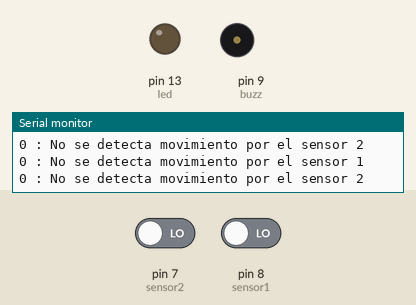
Recording of a sketch running on a simulated Arduino Uno, built with avr-gcc and run on an emulated ATmega328P. On the bench: output pins drawn as LEDs (lit = HIGH), buzzer (waves = sounding), the last lines printed to the serial monitor. Dashed ring = blinking. The test bench sets the inputs (shaded band); at power-on: pin 7 (sensor2) LOW, pin 8 (sensor1) LOW.

Above: at 1.2 s.
1.3 s: pin 7 (sensor2) driven HIGH
At 1.7 s:
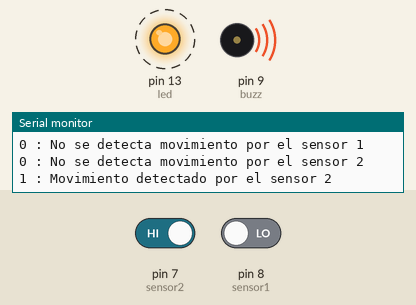
4.3 s: pin 7 (sensor2) driven LOW
At 4.47 s:
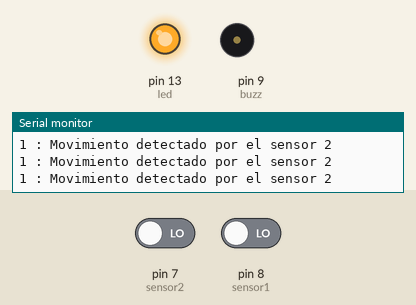
5.9 s: pin 8 (sensor1) driven HIGH
At 6.61 s:
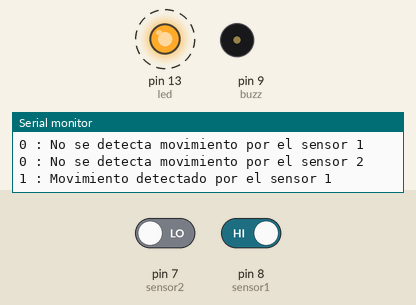
8.9 s: pin 8 (sensor1) driven LOW
At 9.39 s:
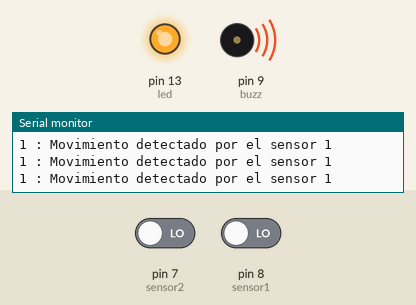
Timing chart, 0 to 11.9 s (numbered marks = the images above; inputs shaded):
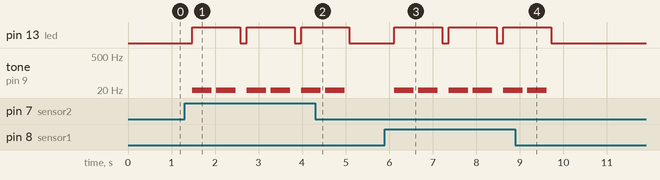

Measured:
- after the input at 1.3 s, pin 13 (led): alternates HIGH for 1.1 s and LOW for 0.15 s, starting after 0.18 s; tone on pin 9 (buzz): silent → 13 Hz after 0.18 s, then repeats every 1.3 s: 9 Hz 0.15 s, 8 Hz 0.15 s, silent 0.10 s, 9 Hz 0.45 s, silent 0.25 s, 13 Hz 0.15 s
- after the input at 4.3 s, pin 13 (led): goes on until 5.1 s, then stays LOW; tone on pin 9 (buzz): goes on until 5.0 s, then stays silent
- after the input at 5.9 s, pin 13 (led): alternates HIGH for 1.1 s and LOW for 0.15 s, starting after 0.22 s; tone on pin 9 (buzz): silent → 8 Hz after 0.22 s, then repeats every 1.3 s: 9 Hz 0.15 s, 14 Hz 0.15 s, silent 0.10 s, 13 Hz 0.15 s, 9 Hz 0.15 s, 8 Hz 0.15 s, silent 0.25 s, 8 Hz 0.15 s
- after the input at 8.9 s, pin 13 (led): goes on until 9.7 s, then stays LOW; tone on pin 9 (buzz): goes on until 9.6 s, then stays silent

The sketch:

Sensor_mov.ino
```cpp
/* Sensores de movimiento*/

const int buzz = 9; // Zumbador | Pin: 9
const int sensor1 = 8; // Sensor de movimiento 1 PIR | Pin 8
const int sensor2 = 7; // Sensor de movimiento 1 PIR | Pin 8
const int led = 13; // Led | Pin 13

int mov1 = 0; // Variable que guarda el cambio del sensor
int mov2 = 0; // Variable que guarda el cambio del sensor

void setup() {
  Serial.begin(9600);
  pinMode(buzz,OUTPUT);
  pinMode(led,OUTPUT);
  pinMode(sensor1,INPUT);
  pinMode(sensor2,INPUT);
  Serial.println("Sensor de Movimiento");
  Serial.println(" ");
}

void loop() {
  mov1 = digitalRead(sensor1);
  mov2 = digitalRead(sensor2);
  delay(50);
  if (mov1 == HIGH) {
    Serial.print(mov1); Serial.print(" : "); Serial.println("Movimiento detectado por el sensor 1");
    digitalWrite(led,HIGH);
    tonos1();
    digitalWrite(led,LOW);
    mov1 = 0;
    delay(100);
  }
  else if (mov2 == HIGH) {
    Serial.print(mov2); Serial.print(" : "); Serial.println("Movimiento detectado por el sensor 2");
    digitalWrite(led,HIGH);
    tonos2();
    digitalWrite(led,LOW);
    mov2 = 0;
    delay(100);
  }else {
    Serial.print(mov1); Serial.print(" : "); Serial.println("No se detecta movimiento por el sensor 1");
    Serial.print(mov2); Serial.print(" : "); Serial.println("No se detecta movimiento por el sensor 2");
    delay(100);
    }
}

void tonos1(){
  tone(buzz,8.18); // C | octava - 2;
  delay(150);
  tone(buzz,9.72); // D# | octava - 2;
  delay(150);
  tone(buzz,14.57); // A# | octava - 2;
  delay(150);
  noTone(buzz);
  delay(100);

  tone(buzz,13.75); // A | octava - 2;
  delay(150);
  tone(buzz,9.72); // D# | octava - 2;
  delay(150);
  tone(buzz,8.18); // C | octava - 2;
  delay(150);
  noTone(buzz);
  delay(100);
}


void tonos2(){
  tone(buzz,13.75); // A | octava - 2;
  delay(150);
  tone(buzz,9.72); // D# | octava - 2;
  delay(150);
  tone(buzz,8.18); // C | octava - 2;
  delay(150);
  noTone(buzz);
  delay(100);

  tone(buzz,9.72); // D# | octava - 2;
  delay(150);
  tone(buzz,9.72); // D# | octava - 2;
  delay(150);
  tone(buzz,9.72); // D# | octava - 2;
  delay(150);
  noTone(buzz);
  delay(100);

}
```
